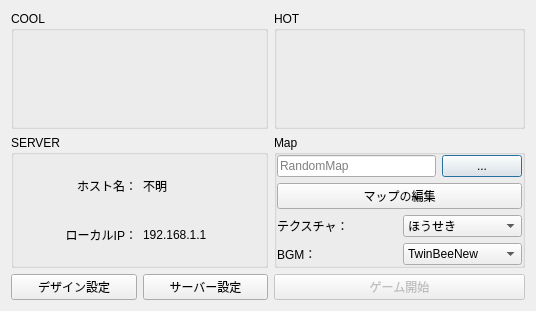
<?xml version="1.0" encoding="UTF-8"?>
<ui version="4.0">
 <class>StartupDialog</class>
 <widget class="QDialog" name="StartupDialog">
  <property name="windowModality">
   <enum>Qt::NonModal</enum>
  </property>
  <property name="geometry">
   <rect>
    <x>0</x>
    <y>0</y>
    <width>536</width>
    <height>311</height>
   </rect>
  </property>
  <property name="windowTitle">
   <string>Dialog</string>
  </property>
  <layout class="QVBoxLayout" name="verticalLayout">
   <item>
    <layout class="QGridLayout" name="gridLayout">
     <item row="1" column="2" colspan="2">
      <widget class="QGroupBox" name="groupBox">
       <property name="title">
        <string>Map</string>
       </property>
       <layout class="QGridLayout" name="gridLayout_5">
        <property name="leftMargin">
         <number>0</number>
        </property>
        <property name="topMargin">
         <number>0</number>
        </property>
        <property name="rightMargin">
         <number>0</number>
        </property>
        <property name="bottomMargin">
         <number>0</number>
        </property>
        <item row="1" column="0">
         <widget class="QLineEdit" name="MapDirEdit">
          <property name="whatsThis">
           <string>&lt;html&gt;&lt;head/&gt;&lt;body&gt;&lt;p&gt;使用するマップファイルのパスです。&lt;/p&gt;&lt;/body&gt;&lt;/html&gt;</string>
          </property>
          <property name="readOnly">
           <bool>true</bool>
          </property>
          <property name="placeholderText">
           <string>RandomMap</string>
          </property>
         </widget>
        </item>
        <item row="1" column="1">
         <widget class="QPushButton" name="pushButton_4">
          <property name="whatsThis">
           <string>&lt;html&gt;&lt;head/&gt;&lt;body&gt;&lt;p&gt;使用するマップをファイルから選択します。&lt;/p&gt;&lt;/body&gt;&lt;/html&gt;</string>
          </property>
          <property name="text">
           <string>...</string>
          </property>
         </widget>
        </item>
        <item row="2" column="0" colspan="2">
         <widget class="QPushButton" name="MapEditButton">
          <property name="whatsThis">
           <string>&lt;html&gt;&lt;head/&gt;&lt;body&gt;&lt;p&gt;マップエディターを開き、マップを編集します。&lt;/p&gt;&lt;/body&gt;&lt;/html&gt;</string>
          </property>
          <property name="text">
           <string>マップの編集</string>
          </property>
         </widget>
        </item>
        <item row="3" column="0" colspan="2">
         <layout class="QGridLayout" name="gridLayout_7">
          <item row="0" column="0">
           <widget class="QLabel" name="label_6">
            <property name="text">
             <string>テクスチャ：</string>
            </property>
           </widget>
          </item>
          <item row="0" column="1">
           <widget class="QComboBox" name="TextureThemeCombo">
            <property name="whatsThis">
             <string>&lt;html&gt;&lt;head/&gt;&lt;body&gt;&lt;p&gt;ゲームのテクスチャを設定します。&lt;/p&gt;&lt;/body&gt;&lt;/html&gt;</string>
            </property>
            <item>
             <property name="text">
              <string>ほうせき</string>
             </property>
            </item>
            <item>
             <property name="text">
              <string>あっさり</string>
             </property>
            </item>
            <item>
             <property name="text">
              <string>こってり</string>
             </property>
            </item>
           </widget>
          </item>
          <item row="1" column="0">
           <widget class="QLabel" name="label">
            <property name="text">
             <string>BGM：</string>
            </property>
           </widget>
          </item>
          <item row="1" column="1">
           <widget class="QComboBox" name="GameMusicCombo">
            <property name="whatsThis">
             <string>&lt;html&gt;&lt;head/&gt;&lt;body&gt;&lt;p&gt;ゲームのBGMを設定します。&lt;/p&gt;&lt;/body&gt;&lt;/html&gt;</string>
            </property>
            <item>
             <property name="text">
              <string>TwinBeeNew</string>
             </property>
            </item>
            <item>
             <property name="text">
              <string>Necromancer</string>
             </property>
            </item>
           </widget>
          </item>
         </layout>
        </item>
       </layout>
      </widget>
     </item>
     <item row="0" column="2" colspan="2">
      <widget class="ClientSettingForm" name="HotGroupBox">
       <property name="title">
        <string>HOT</string>
       </property>
       <property name="checkable">
        <bool>false</bool>
       </property>
       <property name="checked">
        <bool>false</bool>
       </property>
      </widget>
     </item>
     <item row="2" column="2" colspan="2">
      <widget class="QPushButton" name="ServerStartButton">
       <property name="enabled">
        <bool>false</bool>
       </property>
       <property name="minimumSize">
        <size>
         <width>0</width>
         <height>0</height>
        </size>
       </property>
       <property name="whatsThis">
        <string>&lt;html&gt;&lt;head/&gt;&lt;body&gt;&lt;p&gt;ゲームを開始します。&lt;/p&gt;&lt;p&gt;COOLとHOTが両方とも接続されている、&lt;/p&gt;&lt;p&gt;または「自動くん」「ManualClient」に設定されている必要があります。&lt;/p&gt;&lt;/body&gt;&lt;/html&gt;</string>
       </property>
       <property name="text">
        <string>ゲーム開始</string>
       </property>
      </widget>
     </item>
     <item row="0" column="0" colspan="2">
      <widget class="ClientSettingForm" name="CoolGroupBox">
       <property name="title">
        <string>COOL</string>
       </property>
       <property name="flat">
        <bool>false</bool>
       </property>
       <property name="checkable">
        <bool>false</bool>
       </property>
       <property name="checked">
        <bool>false</bool>
       </property>
      </widget>
     </item>
     <item row="1" column="0" colspan="2">
      <widget class="QGroupBox" name="ServerGroup">
       <property name="title">
        <string>SERVER</string>
       </property>
       <layout class="QGridLayout" name="gridLayout_10">
        <item row="0" column="0">
         <layout class="QGridLayout" name="gridLayout_2">
          <item row="0" column="1">
           <widget class="QLabel" name="HostName">
            <property name="whatsThis">
             <string>サーバーのホスト名です。</string>
            </property>
            <property name="text">
             <string>不明</string>
            </property>
           </widget>
          </item>
          <item row="0" column="0">
           <widget class="QLabel" name="label_10">
            <property name="text">
             <string>ホスト名：</string>
            </property>
            <property name="alignment">
             <set>Qt::AlignRight|Qt::AlignTrailing|Qt::AlignVCenter</set>
            </property>
           </widget>
          </item>
          <item row="1" column="0">
           <widget class="QLabel" name="label_4">
            <property name="text">
             <string>ローカルIP：</string>
            </property>
            <property name="alignment">
             <set>Qt::AlignRight|Qt::AlignTrailing|Qt::AlignVCenter</set>
            </property>
           </widget>
          </item>
          <item row="1" column="1">
           <widget class="QLabel" name="LocalIPLabel">
            <property name="whatsThis">
             <string>ローカルIPです。</string>
            </property>
            <property name="text">
             <string>192.168.1.1</string>
            </property>
           </widget>
          </item>
         </layout>
        </item>
       </layout>
      </widget>
     </item>
     <item row="2" column="0">
      <widget class="QPushButton" name="DesignButton">
       <property name="whatsThis">
        <string>&lt;html&gt;&lt;head/&gt;&lt;body&gt;&lt;p&gt;ゲームの演出を設定します。&lt;/p&gt;&lt;p&gt;(機能は再起動後有効になります)&lt;/p&gt;&lt;/body&gt;&lt;/html&gt;</string>
       </property>
       <property name="text">
        <string>デザイン設定</string>
       </property>
      </widget>
     </item>
     <item row="2" column="1">
      <widget class="QPushButton" name="pushButton">
       <property name="whatsThis">
        <string>&lt;html&gt;&lt;head/&gt;&lt;body&gt;&lt;p&gt;ログ出力先、待機時間といったサーバーの設定を行います。&lt;/p&gt;&lt;p&gt;(機能は再起動後有効になります)&lt;/p&gt;&lt;/body&gt;&lt;/html&gt;</string>
       </property>
       <property name="text">
        <string>サーバー設定</string>
       </property>
      </widget>
     </item>
    </layout>
   </item>
  </layout>
 </widget>
 <customwidgets>
  <customwidget>
   <class>ClientSettingForm</class>
   <extends>QGroupBox</extends>
   <header>ClientSettingForm.h</header>
   <container>1</container>
  </customwidget>
 </customwidgets>
 <resources/>
 <connections>
  <connection>
   <sender>ServerStartButton</sender>
   <signal>clicked()</signal>
   <receiver>StartupDialog</receiver>
   <slot>accept()</slot>
   <hints>
    <hint type="sourcelabel">
     <x>485</x>
     <y>289</y>
    </hint>
    <hint type="destinationlabel">
     <x>421</x>
     <y>217</y>
    </hint>
   </hints>
  </connection>
  <connection>
   <sender>pushButton_4</sender>
   <signal>clicked()</signal>
   <receiver>StartupDialog</receiver>
   <slot>PushedMapSelect()</slot>
   <hints>
    <hint type="sourcelabel">
     <x>524</x>
     <y>179</y>
    </hint>
    <hint type="destinationlabel">
     <x>330</x>
     <y>179</y>
    </hint>
   </hints>
  </connection>
  <connection>
   <sender>MapEditButton</sender>
   <signal>clicked()</signal>
   <receiver>StartupDialog</receiver>
   <slot>ShowMapEditDialog()</slot>
   <hints>
    <hint type="sourcelabel">
     <x>476</x>
     <y>201</y>
    </hint>
    <hint type="destinationlabel">
     <x>473</x>
     <y>236</y>
    </hint>
   </hints>
  </connection>
  <connection>
   <sender>TextureThemeCombo</sender>
   <signal>currentTextChanged(QString)</signal>
   <receiver>StartupDialog</receiver>
   <slot>ChangedTexture(QString)</slot>
   <hints>
    <hint type="sourcelabel">
     <x>523</x>
     <y>237</y>
    </hint>
    <hint type="destinationlabel">
     <x>302</x>
     <y>273</y>
    </hint>
   </hints>
  </connection>
  <connection>
   <sender>pushButton</sender>
   <signal>clicked()</signal>
   <receiver>StartupDialog</receiver>
   <slot>Setting()</slot>
   <hints>
    <hint type="sourcelabel">
     <x>202</x>
     <y>278</y>
    </hint>
    <hint type="destinationlabel">
     <x>250</x>
     <y>341</y>
    </hint>
   </hints>
  </connection>
  <connection>
   <sender>GameMusicCombo</sender>
   <signal>currentTextChanged(QString)</signal>
   <receiver>StartupDialog</receiver>
   <slot>ChangeMusicCombo(QString)</slot>
   <hints>
    <hint type="sourcelabel">
     <x>523</x>
     <y>265</y>
    </hint>
    <hint type="destinationlabel">
     <x>269</x>
     <y>130</y>
    </hint>
   </hints>
  </connection>
  <connection>
   <sender>DesignButton</sender>
   <signal>clicked()</signal>
   <receiver>StartupDialog</receiver>
   <slot>ShowDesignDialog()</slot>
   <hints>
    <hint type="sourcelabel">
     <x>77</x>
     <y>288</y>
    </hint>
    <hint type="destinationlabel">
     <x>102</x>
     <y>548</y>
    </hint>
   </hints>
  </connection>
 </connections>
 <slots>
  <slot>CoolConnectionToggled(bool)</slot>
  <slot>HotConnectionToggled(bool)</slot>
  <slot>CoolComboBoxChenged(QString)</slot>
  <slot>HotComboBoxChenged(QString)</slot>
  <slot>PushedMapSelect()</slot>
  <slot>ShowMapEditDialog()</slot>
  <slot>ChangedTexture(QString)</slot>
  <slot>Setting()</slot>
  <slot>ChangeMusicCombo(QString)</slot>
  <slot>ShowDesignDialog()</slot>
 </slots>
</ui>
